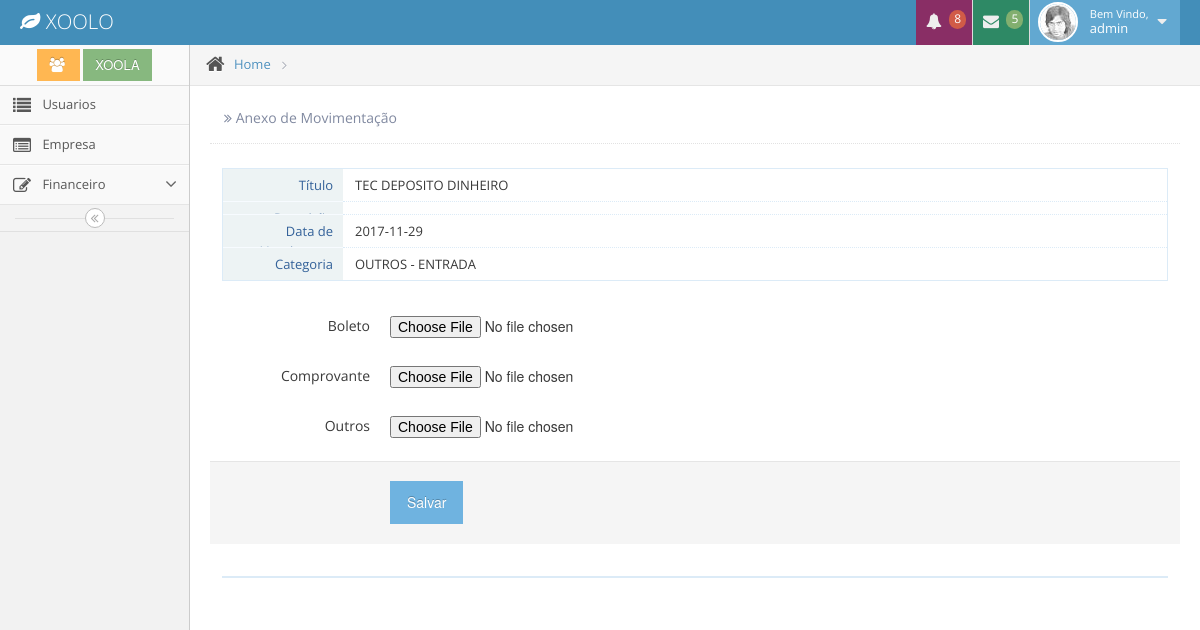
/movimentacao/docs/1 (signed in), run on the app's committed database.
### app/model/__init__.py (models this page shows, shortened)
class Usuario(db.Model,UserMixin):
      id            = db.Column(db.Integer, primary_key=True)
      nome          = db.Column(db.String(100), index=True)
      sobrenome     = db.Column(db.String(255), index=True)
      email         = db.Column(db.String(100), unique=True, index=True)
      password      = db.Column(db.String(100), index=True)
      login         = db.Column(db.String(100))
      empresa_id    = db.Column(db.Integer, db.ForeignKey('empresa.id'))
      date_created  = db.Column(db.DateTime)
      date_modified = db.Column(db.DateTime)

class Empresa(db.Model):
      id            = db.Column(db.Integer, primary_key=True)
      nome          = db.Column(db.String(100), index=True)
      nome_resp     = db.Column(db.String(100), index=True)
      email         = db.Column(db.String(100), index=True)
      telegram      = db.Column(db.String(100), index=True)
      Usuario       = db.relationship('Usuario', backref='empresa', lazy='dynamic')
      Movimentacao  = db.relationship('Movimentacao', backref='empresa', lazy='dynamic')
      Categoria     = db.relationship('Categoria', backref='empresa', lazy='dynamic')
      Conta         = db.relationship('Conta', backref='empresa', lazy='dynamic')
      date_created  = db.Column(db.DateTime)
      date_modified = db.Column(db.DateTime)

class Movimentacao(db.Model):
      id                = db.Column(db.Integer, primary_key=True)
      titulo            = db.Column(db.String(100), index=True)
      descricao         = db.Column(db.String(255), index=True)
      valor             = db.Column(db.Float)
      juros             = db.Column(db.Float,default=0)
      multa             = db.Column(db.Float,default=0)
      desconto          = db.Column(db.Float,default=0)
      data_v            = db.Column(db.Date)
      data_pagamento    = db.Column(db.Date)
      parcelas          = db.Column(db.Integer)
      parcelas_id       = db.Column(db.Integer)
      efetuado          = db.Column(db.Boolean)
      finalizada        = db.Column(db.Boolean, default=False)
      categoria_id      = db.Column(db.Integer, db.ForeignKey('categoria.id'))
      formapagamento_id = db.Column(db.Integer, db.ForeignKey('formapagamento.id'))
      empresa_id        = db.Column(db.Integer, db.ForeignKey('empresa.id'))
      conta_id          = db.Column(db.Integer, db.ForeignKey('conta.id'))
      docs              = db.relationship('Docs', secondary=Mov_Docs,  backref=db.backref('movimentacao',lazy='dynamic'))
      date_created      = db.Column(db.DateTime)
      date_modified     = db.Column(db.DateTime)

class Categoria(db.Model):
      id            = db.Column(db.Integer, primary_key=True)
      titulo        = db.Column(db.String(100), index=True)
      descricao     = db.Column(db.String(255), index=True)
      status        = db.Column(db.Integer)
      empresa_id    = db.Column(db.Integer, db.ForeignKey('empresa.id'))
      Movimentacao  = db.relationship('Movimentacao', backref='categoria', lazy='dynamic')
      Planejamento  = db.relationship('Planejamento', backref='categoria', lazy='dynamic')
      date_created  = db.Column(db.DateTime)
      date_modified = db.Column(db.DateTime)

### app/controllers/movimentacao/controllers.py (the view, shortened to what this page needs)
@movimentacao.route('/docs/<int:mov_id>', methods=('GET', 'POST'))
@login_required
def docs(mov_id):
    mov = Movimentacao.query.get(mov_id)
    form = DocsForm()
    return render_template('movimentacao/docs.html',title='Anexo de Movimentação',form=form,mov=mov)

### app/controllers/movimentacao/forms.py
class DocsForm(Form):
     boleto       =  FileField('boleto')
     comprovante  =  FileField('comprovante')
     outros       =  FileField('outros')

### app/__init__.py (called while the page is built)
@app.context_processor
def utility_processor():
    def formatar_dinheiro(value):
        if type(value) == str:
           value = int(value)
        valor = format_decimal(value, format='#.##,##;(#)')
        return "R$ {}".format(valor)
    return dict(formatar_dinheiro=formatar_dinheiro)

### app/controllers/auth/controllers.py (called while the page is built)
@login_manager.user_loader
def user_loader(user_id):
    return Usuario.query.get(user_id)

### app/controllers/movimentacao/controllers.py (called while the page is built)
@movimentacao.context_processor
def dados():
    empresa = Empresa.query.get(session['empresa'])
    usuario = Usuario.query.get(current_user.id)
    hoje    = datetime.date.today()
    return dict(empresa=empresa.nome, usuario = usuario.nome, hoje=hoje)

### app/templates/movimentacao/docs.html (shortened to what this page needs)
{% extends "layout/base.html" %}
{% block content %}
										<div class="profile-user-info profile-user-info-striped">
											<div class="profile-info-row">
												<div class="profile-info-name"> Título </div>
												<div class="profile-info-value">
													<span>{{mov.titulo}}</span>
												</div>
											</div>
											<div class="profile-info-row">
												<div class="profile-info-name"> Descrição </div>
												<div class="profile-info-value">
												</div>
											</div>
											<div class="profile-info-row">
												<div class="profile-info-name"> Data de Vencimento </div>
												<div class="profile-info-value">
													<span>{{mov.data_v}}</span>
												</div>
											</div>
											<div class="profile-info-row">
												<div class="profile-info-name"> Categoria </div>
												<div class="profile-info-value">
													<span >{{mov.categoria.titulo}}</span>
												</div>
											</div>
	</div>
    <form action="" method="post" name="docs" enctype="multipart/form-data" class="form-horizontal">
      <p>
                 <br>
       </p>
        <div class="control-group">
					   <label class="control-label" for="form-field-1">Boleto</label>
					  <div class="controls">
                     {{ form.boleto }}
					  </div>
			</div>
        <div class="control-group">
					   <label class="control-label" for="form-field-1">Comprovante</label>
					  <div class="controls">
                     {{ form.comprovante }}
					  </div>
			</div>
        <div class="control-group">
					   <label class="control-label" for="form-field-1">Outros</label>
					  <div class="controls">
                     {{ form.outros }}
					  </div>
			</div>
               <div class="form-actions">
	  				<input type="submit" value="Salvar" class="btn btn-info">
              </div>
      </form>
					<div class="profile-user-info profile-user-info-striped">
	</div>
{% endblock %}

### app/templates/layout/base.html (shortened to what this page needs)
<!DOCTYPE html>
<html lang="en">
   <head>
        <link rel="stylesheet" media="screen" href="{{ url_for('static', filename='css/bootstrap.min.css') }}">
        <link rel="stylesheet" media="screen" href="{{ url_for('static', filename='css/bootstrap-responsive.min.css') }}">
        <link rel="stylesheet" media="screen" href="{{ url_for('static', filename='css/xoola.css') }}">
        <link rel="stylesheet" media="screen" href="{{ url_for('static', filename='css/font-awesome.min.css') }}">
        <link rel="stylesheet" media="screen" href="{{ url_for('static', filename='css/pagina.css') }}">
        <link rel="stylesheet"                href="{{ url_for('static', filename='css/daterangepicker.css' )}}" />
		<link rel="stylesheet" href="../static/css/jquery-ui-1.10.3.custom.min.css" />
		<link rel="stylesheet" href="../static/css/chosen.css" />
		<link rel="stylesheet" href="../static/css/datepicker.css" />
		<link rel="stylesheet" href="../static/css/bootstrap-timepicker.css" />
		<link rel="stylesheet" href="../static/css/daterangepicker.css" />
		<link rel="stylesheet" href="../static/css/colorpicker.css" />
		<link rel="stylesheet" href="../static/css/ace.min.css" />
		<link rel="stylesheet" href="../static/css/ace-responsive.min.css" />
		<link rel="stylesheet" href="../static/css/ace-skins.min.css" />
        <link rel="stylesheet" media="screen" href="{{ url_for('static', filename='css/ace.min.css') }}">
        <link rel="stylesheet" media="screen" href="{{ url_for('static', filename='css/ace-responsive.min.css') }}">
        <link rel="stylesheet" media="screen" href="{{ url_for('static', filename='css/ace-skins.min.css') }}">
  </head>
  <body>
		<div class="navbar">
			<div class="navbar-inner">
				<div class="container-fluid">
					<a href="#" class="brand">
						<small>
							<i class="icon-leaf"></i>
							XOOLO
						</small>
					</a>
					<ul class="nav ace-nav pull-right">
						<li class="purple">
							<a data-toggle="dropdown" class="dropdown-toggle" href="#">
								<i class="icon-bell-alt icon-animated-bell"></i>
								<span class="badge badge-important">8</span>
							</a>
						</li>
						<li class="green">
							<a data-toggle="dropdown" class="dropdown-toggle" href="#">
								<i class="icon-envelope icon-animated-vertical"></i>
								<span class="badge badge-success">5</span>
							</a>
						</li>
						<li class="light-blue">
							<a data-toggle="dropdown" href="#" class="dropdown-toggle">
								<img class="nav-user-photo" src="{{url_for('static', filename='avatars/user.jpg')}}" alt="Jason's Photo" />
								<span class="user-info">
									<small>Bem Vindo,</small>
									{{usuario}}
								</span>
								<i class="icon-caret-down"></i>
							</a>
						</li>
					</ul>
				</div>
			</div>
		</div>
		<div class="main-container container-fluid">
			<div class="sidebar" id="sidebar">
				<div class="sidebar-shortcuts" id="sidebar-shortcuts">
					<div class="sidebar-shortcuts-large" id="sidebar-shortcuts-large">
						<button class="btn btn-small btn-warning">
							<i class="icon-group"></i>
						</button>
						<button class="btn btn-small btn-success ">
							{{empresa }}
						</button>
					</div>
				</div>
				<ul class="nav nav-list">
		      {% if current_user.id == 1 %}
					{% if session['tela'] == "usuario" %}
					<li class='active'>
               {% else %}
               <li>
               {% endif %}
						<a href="{{url_for('usuario.index')}}">
							<i class="icon-list"></i>
							<span class="menu-text"> Usuarios </span>
						</a>
					</li>
              {% if session['tela'] == "empresa" %}
					<li class='active'>
               {% else %}
               <li>
               {% endif %}
						<a href="{{url_for('empresa.index')}}">
							<i class="icon-list-alt"></i>
							<span class="menu-text"> Empresa </span>
						</a>
					</li>
             {% endif %}
                    {% if   session['tela'] == 'conta'         or
                            session['tela'] == 'entrada'       or
                            session['tela'] == 'saida'         or
                            session['tela'] == 'relatorio'     or
                            session['tela'] == 'categoria'     or
                            session['tela'] == 'pesquisa'
                    %}
					<li class="active open">
					{% else %}
					<li>
					{% endif %}
						<a href="#" class="dropdown-toggle">
							<i class="icon-edit"></i>
							<span class="menu-text"> Financeiro </span>
							<b class="arrow icon-angle-down"></b>
						</a>
					</li>
				</ul>
				<div class="sidebar-collapse" id="sidebar-collapse">
					<i class="icon-double-angle-left"></i>
				</div>
			</div>
			<div class="main-content">
				<div class="breadcrumbs" id="breadcrumbs">
					<ul class="breadcrumb">
						<li>
							<i class="icon-home home-icon"></i>
							<a href="#">Home</a>
							<span class="divider">
								<i class="icon-angle-right arrow-icon"></i>
							</span>
						</li>
					</ul>
				</div>
				<div class="page-content">
					<div class="page-header position-relative">
						<h1>
							<small>
								<i class="icon-double-angle-right"></i>
								{{ title }}
							</small>
						</h1>
					</div>
    {% block content %}
    {% endblock %}
	</body>
</html>

### data on the page
Usuario: nome "admin"
Empresa: nome "XOOLA"
Movimentacao: titulo "TEC DEPOSITO DINHEIRO", data_v "2017-11-29"
Categoria: categoria.titulo "OUTROS - ENTRADA"

### other printed values
{{ title }} "Anexo de Movimentação"
